Frame 1 (no input): blank canvas, image omitted
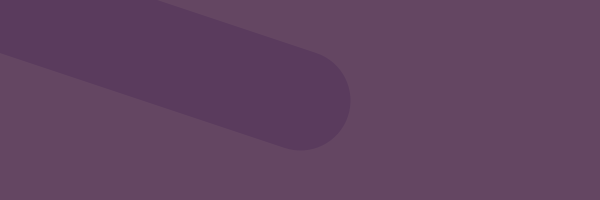
Frame 2 (the mouse pressed at the canvas centre, redrawn once)

The Processing sketch that drew this single still picture (run headless with seeded random() and noise(); the mouse was pressed at the canvas centre and the sketch redrawn once):

// Processing sketch: processing_169584
// ── processing_169584.pde

float lastX = 0, lastY = 0;

void setup ()
{
  size (600, 200);
  smooth();
  noLoop();
  
  frameRate (15);
  
  background (#57385c);
}

void draw ()
{
  // transparent background
  fill (#ffedbc, 10);
  noStroke();
  rect (0, 0, width, height);
  
  // Line
  stroke (#57385c, 200);
  strokeWeight ((abs (mouseX-pmouseX) + abs (mouseY-pmouseY)) / 4);
  line (mouseX, mouseY, pmouseX, pmouseY);
}

void mouseReleased ()
{
 background (#ffedbc);
  redraw ();
}

void mouseMoved ()
{
  redraw ();
}
